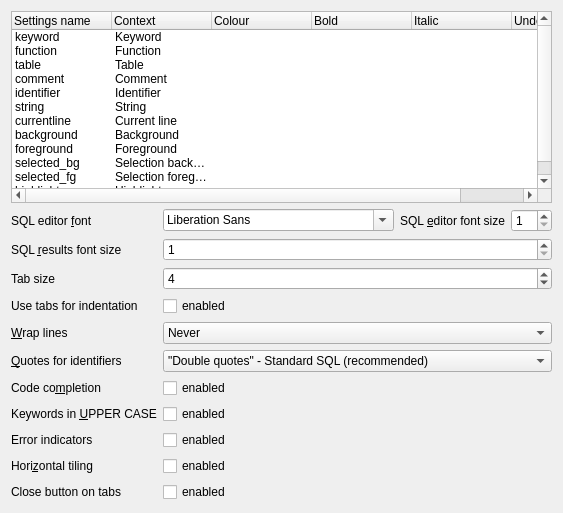
     <widget class="QWidget" name="tab_2">
      <attribute name="title">
       <string>&amp;SQL</string>
      </attribute>
      <layout class="QVBoxLayout" name="verticalLayout_4">
       <item>
        <widget class="QTreeWidget" name="treeSyntaxHighlighting">
         <property name="showDropIndicator" stdset="0">
          <bool>false</bool>
         </property>
         <property name="rootIsDecorated">
          <bool>false</bool>
         </property>
         <column>
          <property name="text">
           <string notr="true">Settings name</string>
          </property>
         </column>
         <column>
          <property name="text">
           <string>Context</string>
          </property>
         </column>
         <column>
          <property name="text">
           <string>Colour</string>
          </property>
         </column>
         <column>
          <property name="text">
           <string>Bold</string>
          </property>
         </column>
         <column>
          <property name="text">
           <string>Italic</string>
          </property>
         </column>
         <column>
          <property name="text">
           <string>Underline</string>
          </property>
         </column>
         <item>
          <property name="text">
           <string notr="true">keyword</string>
          </property>
          <property name="text">
           <string>Keyword</string>
          </property>
          <property name="text">
           <string/>
          </property>
          <property name="text">
           <string/>
          </property>
          <property name="text">
           <string/>
          </property>
          <property name="text">
           <string/>
          </property>
         </item>
         <item>
          <property name="text">
           <string notr="true">function</string>
          </property>
          <property name="text">
           <string>Function</string>
          </property>
         </item>
         <item>
          <property name="text">
           <string notr="true">table</string>
          </property>
          <property name="text">
           <string>Table</string>
          </property>
          <property name="text">
           <string/>
          </property>
          <property name="text">
           <string/>
          </property>
          <property name="text">
           <string/>
          </property>
          <property name="text">
           <string/>
          </property>
         </item>
         <item>
          <property name="text">
           <string notr="true">comment</string>
          </property>
          <property name="text">
           <string>Comment</string>
          </property>
          <property name="text">
           <string/>
          </property>
          <property name="text">
           <string/>
          </property>
          <property name="text">
           <string/>
          </property>
          <property name="text">
           <string/>
          </property>
         </item>
         <item>
          <property name="text">
           <string notr="true">identifier</string>
          </property>
          <property name="text">
           <string>Identifier</string>
          </property>
          <property name="text">
           <string/>
          </property>
          <property name="text">
           <string/>
          </property>
          <property name="text">
           <string/>
          </property>
          <property name="text">
           <string/>
          </property>
         </item>
         <item>
          <property name="text">
           <string notr="true">string</string>
          </property>
          <property name="text">
           <string>String</string>
          </property>
          <property name="text">
           <string/>
          </property>
          <property name="text">
           <string/>
          </property>
          <property name="text">
           <string/>
          </property>
          <property name="text">
           <string/>
          </property>
         </item>
         <item>
          <property name="text">
           <string notr="true">currentline</string>
          </property>
          <property name="text">
           <string>Current line</string>
          </property>
         </item>
         <item>
          <property name="text">
           <string notr="true">background</string>
          </property>
          <property name="text">
           <string>Background</string>
          </property>
         </item>
         <item>
          <property name="text">
           <string notr="true">foreground</string>
          </property>
          <property name="text">
           <string>Foreground</string>
          </property>
         </item>
         <item>
          <property name="text">
           <string notr="true">selected_bg</string>
          </property>
          <property name="text">
           <string>Selection background</string>
          </property>
         </item>
         <item>
          <property name="text">
           <string notr="true">selected_fg</string>
          </property>
          <property name="text">
           <string>Selection foreground</string>
          </property>
         </item>
         <item>
          <property name="text">
           <string notr="true">highlight</string>
          </property>
          <property name="text">
           <string>Highlight</string>
          </property>
         </item>
        </widget>
       </item>
       <item>
        <layout class="QFormLayout" name="formLayout_2">
         <item row="0" column="0">
          <widget class="QLabel" name="label_14">
           <property name="text">
            <string>SQL editor &amp;font</string>
           </property>
           <property name="buddy">
            <cstring>comboEditorFont</cstring>
           </property>
          </widget>
         </item>
         <item row="0" column="1">
          <layout class="QHBoxLayout" name="horizontalLayout_5">
           <item>
            <widget class="QFontComboBox" name="comboEditorFont"/>
           </item>
           <item>
            <widget class="QLabel" name="label_6">
             <property name="text">
              <string>SQL &amp;editor font size</string>
             </property>
             <property name="alignment">
              <set>Qt::AlignRight|Qt::AlignTrailing|Qt::AlignVCenter</set>
             </property>
             <property name="buddy">
              <cstring>spinEditorFontSize</cstring>
             </property>
            </widget>
           </item>
           <item>
            <widget class="QSpinBox" name="spinEditorFontSize">
             <property name="correctionMode">
              <enum>QAbstractSpinBox::CorrectToNearestValue</enum>
             </property>
             <property name="minimum">
              <number>1</number>
             </property>
            </widget>
           </item>
          </layout>
         </item>
         <item row="1" column="0">
          <widget class="QLabel" name="label_7">
           <property name="text">
            <string>SQL &amp;results font size</string>
           </property>
           <property name="buddy">
            <cstring>spinLogFontSize</cstring>
           </property>
          </widget>
         </item>
         <item row="1" column="1">
          <widget class="QSpinBox" name="spinLogFontSize">
           <property name="correctionMode">
            <enum>QAbstractSpinBox::CorrectToNearestValue</enum>
           </property>
           <property name="minimum">
            <number>1</number>
           </property>
          </widget>
         </item>
         <item row="2" column="0">
          <widget class="QLabel" name="label_13">
           <property name="text">
            <string>Tab size</string>
           </property>
           <property name="buddy">
            <cstring>spinTabSize</cstring>
           </property>
          </widget>
         </item>
         <item row="2" column="1">
          <widget class="QSpinBox" name="spinTabSize">
           <property name="correctionMode">
            <enum>QAbstractSpinBox::CorrectToNearestValue</enum>
           </property>
           <property name="minimum">
            <number>1</number>
           </property>
           <property name="maximum">
            <number>16</number>
           </property>
           <property name="value">
            <number>4</number>
           </property>
          </widget>
         </item>
         <item row="3" column="0">
          <widget class="QLabel" name="label_28">
           <property name="text">
            <string>Use tabs for indentation</string>
           </property>
           <property name="buddy">
            <cstring>checkAutoCompletion</cstring>
           </property>
          </widget>
         </item>
         <item row="3" column="1">
          <widget class="QCheckBox" name="checkIndentationUseTabs">
           <property name="toolTip">
            <string>When set, the Tab key will insert tab and space characters for indentation. Otherwise, just spaces will be used.</string>
           </property>
           <property name="text">
            <string>enabled</string>
           </property>
          </widget>
         </item>
         <item row="4" column="0">
          <widget class="QLabel" name="wrapLabel">
           <property name="text">
            <string>&amp;Wrap lines</string>
           </property>
           <property name="buddy">
            <cstring>wrapComboBox</cstring>
           </property>
          </widget>
         </item>
         <item row="4" column="1">
          <widget class="QComboBox" name="wrapComboBox">
           <item>
            <property name="text">
             <string>Never</string>
            </property>
           </item>
           <item>
            <property name="text">
             <string>At word boundaries</string>
            </property>
           </item>
           <item>
            <property name="text">
             <string>At character boundaries</string>
            </property>
           </item>
           <item>
            <property name="text">
             <string>At whitespace boundaries</string>
            </property>
           </item>
          </widget>
         </item>
         <item row="5" column="0">
          <widget class="QLabel" name="label_25">
           <property name="text">
            <string>&amp;Quotes for identifiers</string>
           </property>
           <property name="buddy">
            <cstring>quoteComboBox</cstring>
           </property>
          </widget>
         </item>
         <item row="5" column="1">
          <widget class="QComboBox" name="quoteComboBox">
           <property name="toolTip">
            <string>Choose the quoting mechanism used by the application for identifiers in SQL code.</string>
           </property>
           <property name="whatsThis">
            <string/>
           </property>
           <item>
            <property name="text">
             <string>&quot;Double quotes&quot; - Standard SQL (recommended)</string>
            </property>
           </item>
           <item>
            <property name="text">
             <string>`Grave accents` - Traditional MySQL quotes</string>
            </property>
           </item>
           <item>
            <property name="text">
             <string>[Square brackets] - Traditional MS SQL Server quotes</string>
            </property>
           </item>
          </widget>
         </item>
         <item row="6" column="0">
          <widget class="QLabel" name="label_20">
           <property name="text">
            <string>Code co&amp;mpletion</string>
           </property>
           <property name="buddy">
            <cstring>checkAutoCompletion</cstring>
           </property>
          </widget>
         </item>
         <item row="6" column="1">
          <widget class="QCheckBox" name="checkAutoCompletion">
           <property name="text">
            <string>enabled</string>
           </property>
          </widget>
         </item>
         <item row="7" column="0">
          <widget class="QLabel" name="label_24">
           <property name="text">
            <string>Keywords in &amp;UPPER CASE</string>
           </property>
           <property name="buddy">
            <cstring>checkCompleteUpper</cstring>
           </property>
          </widget>
         </item>
         <item row="7" column="1">
          <widget class="QCheckBox" name="checkCompleteUpper">
           <property name="toolTip">
            <string>When set, the SQL keywords are completed in UPPER CASE letters.</string>
           </property>
           <property name="text">
            <string>enabled</string>
           </property>
          </widget>
         </item>
         <item row="8" column="0">
          <widget class="QLabel" name="label_15">
           <property name="text">
            <string>Error indicators</string>
           </property>
           <property name="buddy">
            <cstring>checkErrorIndicators</cstring>
           </property>
          </widget>
         </item>
         <item row="8" column="1">
          <widget class="QCheckBox" name="checkErrorIndicators">
           <property name="toolTip">
            <string>When set, the SQL code lines that caused errors during the last execution are highlighted and the results frame indicates the error in the background</string>
           </property>
           <property name="text">
            <string>enabled</string>
           </property>
          </widget>
         </item>
         <item row="9" column="0">
          <widget class="QLabel" name="label_10">
           <property name="text">
            <string>Hori&amp;zontal tiling</string>
           </property>
           <property name="buddy">
            <cstring>checkHorizontalTiling</cstring>
           </property>
          </widget>
         </item>
         <item row="9" column="1">
          <widget class="QCheckBox" name="checkHorizontalTiling">
           <property name="toolTip">
            <string>If enabled the SQL code editor and the result table view are shown side by side instead of one over the other.</string>
           </property>
           <property name="text">
            <string>enabled</string>
           </property>
          </widget>
         </item>
         <item row="10" column="0">
          <widget class="QLabel" name="labelCloseButtonOnTabs">
           <property name="text">
            <string>Close button on tabs</string>
           </property>
           <property name="buddy">
            <cstring>checkCloseButtonOnTabs</cstring>
           </property>
          </widget>
         </item>
         <item row="10" column="1">
          <widget class="QCheckBox" name="checkCloseButtonOnTabs">
           <property name="toolTip">
            <string>If enabled, SQL editor tabs will have a close button. In any case, you can use the contextual menu or the keyboard shortcut to close them.</string>
           </property>
           <property name="text">
            <string>enabled</string>
           </property>
          </widget>
         </item>
        </layout>
       </item>
      </layout>
     </widget>
